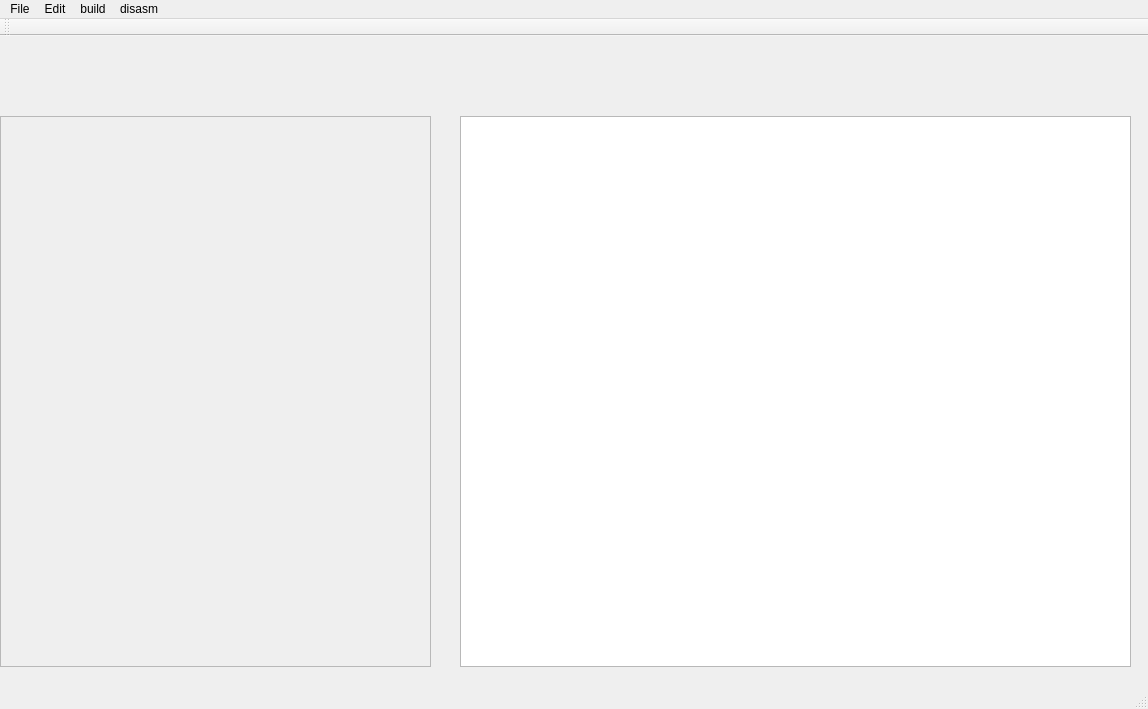
<?xml version="1.0" encoding="UTF-8"?>
<ui version="4.0">
 <class>MainWindow</class>
 <widget class="QMainWindow" name="MainWindow">
  <property name="geometry">
   <rect>
    <x>0</x>
    <y>0</y>
    <width>1148</width>
    <height>709</height>
   </rect>
  </property>
  <property name="windowTitle">
   <string>MainWindow</string>
  </property>
  <widget class="QWidget" name="centralWidget">
   <widget class="QTextBrowser" name="textBrowser">
    <property name="geometry">
     <rect>
      <x>460</x>
      <y>80</y>
      <width>671</width>
      <height>551</height>
     </rect>
    </property>
    <property name="font">
     <font>
      <family>Adobe Arabic</family>
      <pointsize>20</pointsize>
      <weight>75</weight>
      <bold>true</bold>
     </font>
    </property>
   </widget>
   <widget class="QTextEdit" name="textEdit">
    <property name="enabled">
     <bool>false</bool>
    </property>
    <property name="geometry">
     <rect>
      <x>0</x>
      <y>80</y>
      <width>431</width>
      <height>551</height>
     </rect>
    </property>
    <property name="font">
     <font>
      <family>Adobe Arabic</family>
      <pointsize>20</pointsize>
     </font>
    </property>
   </widget>
  </widget>
  <widget class="QMenuBar" name="menuBar">
   <property name="geometry">
    <rect>
     <x>0</x>
     <y>0</y>
     <width>1148</width>
     <height>26</height>
    </rect>
   </property>
   <widget class="QMenu" name="menuFIle">
    <property name="title">
     <string>File</string>
    </property>
    <addaction name="actionNew"/>
    <addaction name="actionOpen"/>
    <addaction name="actionSave"/>
    <addaction name="actionSave_as"/>
    <addaction name="actionExit"/>
   </widget>
   <widget class="QMenu" name="menuEdit">
    <property name="title">
     <string>Edit</string>
    </property>
   </widget>
   <widget class="QMenu" name="menuBuild">
    <property name="title">
     <string>build</string>
    </property>
    <addaction name="actionBuild"/>
    <addaction name="separator"/>
    <addaction name="actionBin"/>
    <addaction name="actionCoe"/>
    <addaction name="actionShowbin"/>
    <addaction name="actionShowdata"/>
   </widget>
   <widget class="QMenu" name="menuRe">
    <property name="title">
     <string>disasm</string>
    </property>
    <addaction name="actionDiscoe"/>
    <addaction name="actionDisbin"/>
   </widget>
   <addaction name="menuFIle"/>
   <addaction name="menuEdit"/>
   <addaction name="menuBuild"/>
   <addaction name="menuRe"/>
  </widget>
  <widget class="QToolBar" name="mainToolBar">
   <attribute name="toolBarArea">
    <enum>TopToolBarArea</enum>
   </attribute>
   <attribute name="toolBarBreak">
    <bool>false</bool>
   </attribute>
  </widget>
  <widget class="QStatusBar" name="statusBar"/>
  <action name="actionNew">
   <property name="text">
    <string>New</string>
   </property>
   <property name="statusTip">
    <string>Create a new file</string>
   </property>
   <property name="shortcut">
    <string>Ctrl+N</string>
   </property>
  </action>
  <action name="actionOpen">
   <property name="text">
    <string>Open</string>
   </property>
   <property name="statusTip">
    <string>Open a existing file</string>
   </property>
   <property name="shortcut">
    <string>Ctrl+O</string>
   </property>
  </action>
  <action name="actionSave">
   <property name="text">
    <string>Save</string>
   </property>
   <property name="shortcut">
    <string>Ctrl+S</string>
   </property>
  </action>
  <action name="actionSave_as">
   <property name="text">
    <string>Save as</string>
   </property>
   <property name="shortcut">
    <string>Ctrl+Shift+S</string>
   </property>
  </action>
  <action name="actionExit">
   <property name="text">
    <string>Exit</string>
   </property>
   <property name="shortcut">
    <string>Alt+X</string>
   </property>
  </action>
  <action name="actionBuild">
   <property name="text">
    <string>build</string>
   </property>
   <property name="shortcut">
    <string>F5</string>
   </property>
  </action>
  <action name="actionBin">
   <property name="text">
    <string>bin</string>
   </property>
  </action>
  <action name="actionCoe">
   <property name="text">
    <string>coe</string>
   </property>
  </action>
  <action name="actionDiscoe">
   <property name="text">
    <string>discoe</string>
   </property>
  </action>
  <action name="actionDisbin">
   <property name="text">
    <string>disbin</string>
   </property>
  </action>
  <action name="actionShowbin">
   <property name="text">
    <string>showbin</string>
   </property>
  </action>
  <action name="actionShowdata">
   <property name="text">
    <string>showdata</string>
   </property>
  </action>
 </widget>
 <layoutdefault spacing="6" margin="11"/>
 <resources/>
 <connections/>
</ui>
